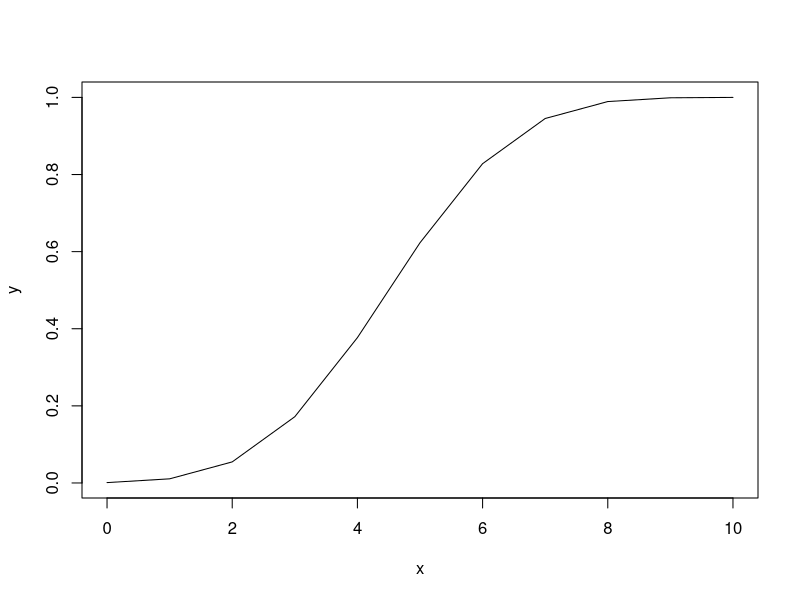
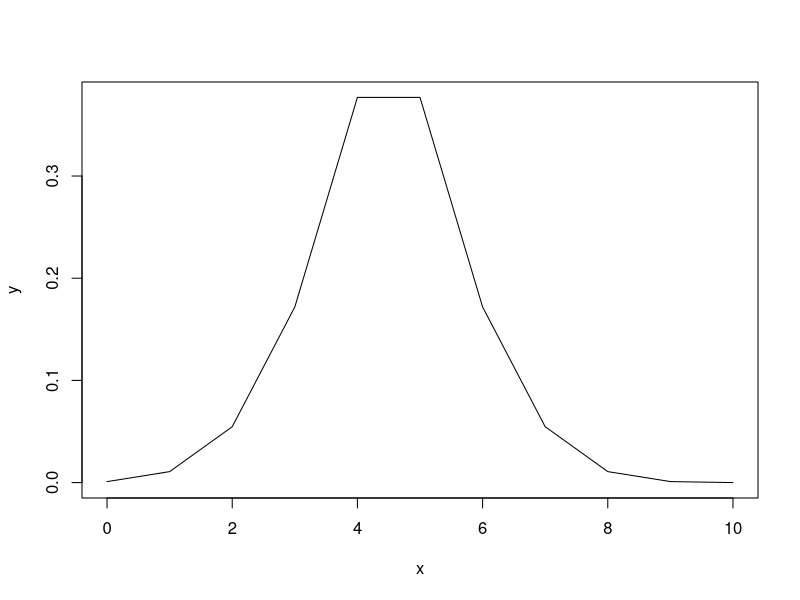
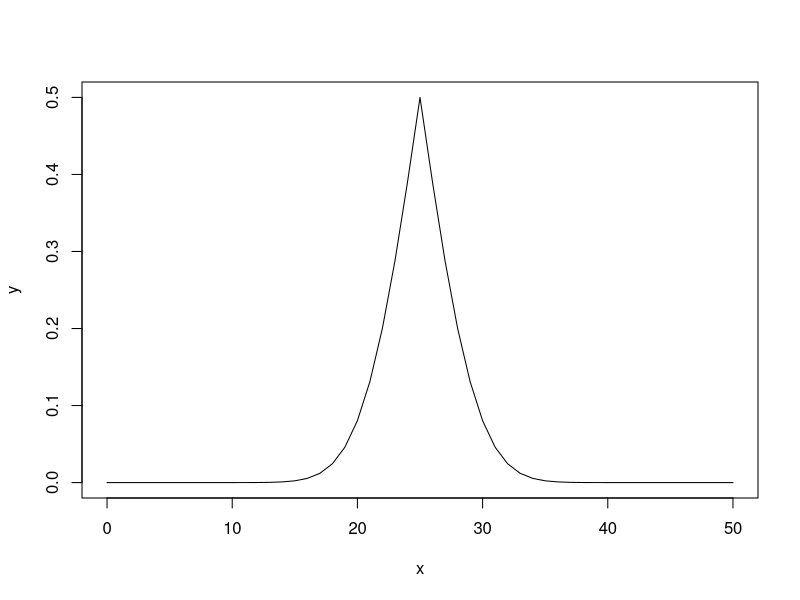
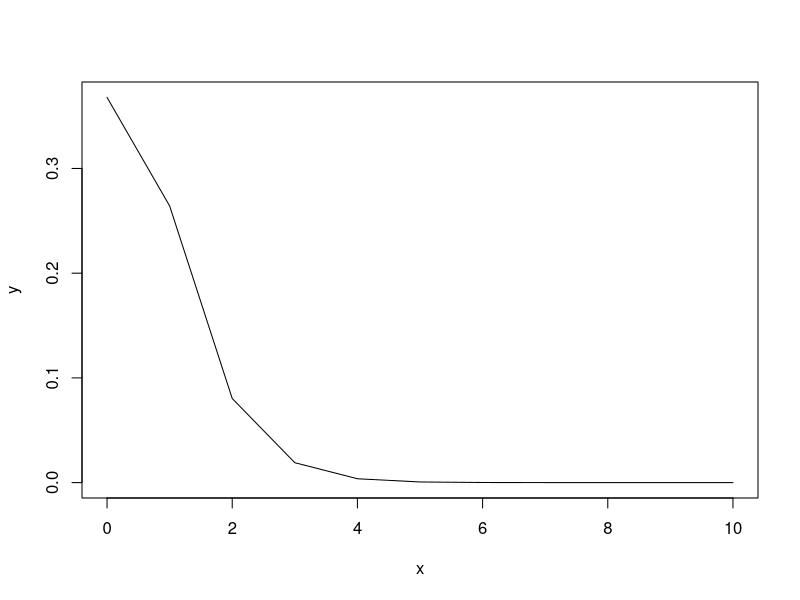
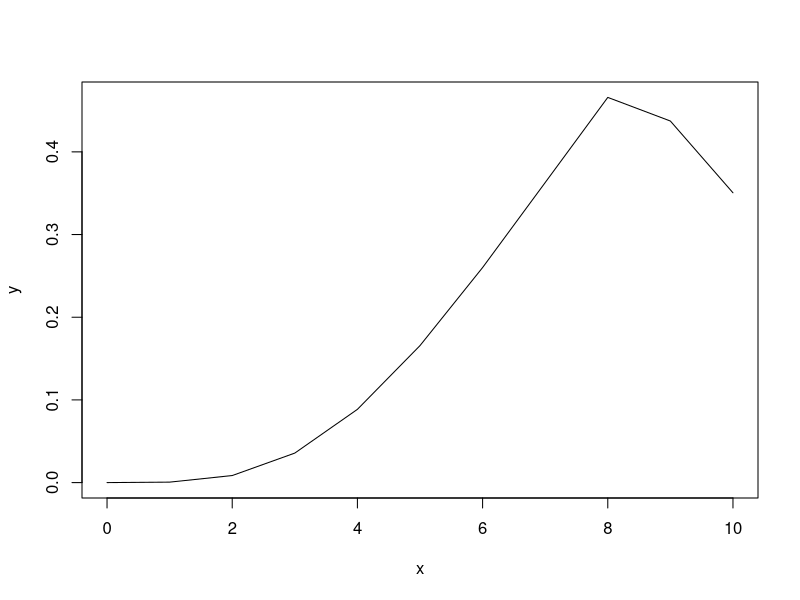

Here is the R script that generated these plots, in order:
## ---- chunk 1
library(tidyverse)
## ---- chunk 2
x <- pbinom(q = 9, # number successes, 9 heads
            size = 10, # number of trials, 10 flips
            prob = 0.5) # probability with a fair coin

round(x,4)
## ---- chunk 3
1 - round(x,4)
## ---- chunk 4
# number of successes
# start at 0 for no heads
x <- 0:10
# cumulative probability to left of outcome
y <- pbinom(x,
            size = 10, 
            prob = 0.5, 
            lower.tail = T)

# cumulative probability of results to the left
plot(x,
     y,
     type="l") # line plot
## ---- chunk 5
# any value greater than 0.5 is subtracted from 1
y[y > 0.5] <- 1 - y[y > 0.5]

plot(x,
     y,
     type="l")
## ---- chunk 6
# number of successes
# start at 0 for no heads
x <- 0:50
# cumulative probability to left of outcome
y <- pbinom(x,
            size = length(x), 
            prob = 0.5, 
            lower.tail = T)

# any value greater than 0.5 is subtracted from 1
y[y > 0.5] <- 1 - y[y > 0.5]

plot(x,
     y,
     type="l")
## ---- chunk 7
binom.test(x = 3,   # three successes
           n = 10,  # ten flips
           p = 0.5) # 50% chance on fair coin
## ---- chunk 8
binom.test(x = 300,
           n = 1000,
           p = 0.5)
## ---- chunk 9
binom_result <- binom.test(x = 3,
                           n = 10,
                           p = 0.5)

binom_result$p.value %>% round(2)
## ---- chunk 10
binom_result$conf.int
## ---- chunk 11
x <- 0:10
y <- ppois(x,lambda = 1)

# any value greater than 0.5 is subtracted from 1
y[y > 0.5] <- 1 - y[y > 0.5]

plot(x,y,type="l")
## ---- chunk 12
pbinom(q = 3,
       size = 10,
       prob = 0.5)
## ---- chunk 13
dbinom(x = 0:3, 
       size = 10, 
       prob = 0.5)
## ---- chunk 14
dbinom(x = 0:3, 
       size = 10, 
       prob = 0.5) %>%
  sum()
## ---- chunk 15
dbinom(x = 3:6,
       size = 10,
       prob = 0.5) %>% 
  sum() %>% 
  round(4)
## ---- chunk 16
dpois(x = 0:1,
      lambda = 0.5)
## ---- chunk 17
1 - dpois(x = 0:1, lambda = 0.5) %>% 
  sum()
## ---- chunk 18
x <- 0:10

y <- pchisq(x, df = 9)

# any value greater than 0.5 is subtracted from 1
y[y > 0.5] <- 1 - y[y > 0.5]

plot(x,y,type="l")
## ---- chunk 19
drinks <- c(3, 8, 15, 7, 5, 20, 18, 8, 10, 12)
## ---- chunk 20
# sum all values for total number
N <- sum(drinks)

# get length of vector for categories
cats <- length(drinks)

# repeat calculation same number of times as length
exp_drinks <- rep(N/cats, cats)

exp_drinks
## ---- chunk 21
chi_vals <- ((drinks - exp_drinks)^2)/exp_drinks

chi_vals
## ---- chunk 22
sum(chi_vals)
## ---- chunk 23
pchisq(sum(chi_vals), # chi stat
       df = length(chi_vals) - 1, # degrees of freedom
       lower.tail = FALSE) # looking RIGHT
## ---- chunk 24
chisq.test(drinks)
## ---- chunk 25
data <- matrix(data = c(3,7,9,1), nrow = 2, ncol = 2, byrow = T)

colnames(data) <- c("R", "No R")
rownames(data) <- c("Non-biology", "Biology")

data
## ---- chunk 26
# total datapoints
N <- sum(data)

expected <- matrix(data = c(0.25*N,0.25*N,0.25*N,0.25*N), nrow = 2, ncol = 2, byrow = T)

colnames(expected) <- c("R", "No R")
rownames(expected) <- c("Non-biology", "Biology")

expected
## ---- chunk 27
o_e <- data - expected

o_e
## ---- chunk 28
o_e2 <- o_e^2

o_e2
## ---- chunk 29
chi_matrix <- o_e2/expected

chi_matrix
## ---- chunk 30
sum(chi_matrix)
## ---- chunk 31
pchisq(8, df = 1, lower.tail = F)
## ---- chunk 32
data_colsums <- colSums(data)
data_rowsums <- rowSums(data)
N <- sum(data)

expected <- matrix(data = c(data_colsums[1]*data_rowsums[1],
                            data_colsums[2]*data_rowsums[1],
                            data_colsums[1]*data_rowsums[2],
                            data_colsums[2]*data_rowsums[2]),
                   nrow = 2, ncol = 2, byrow = T)

# divide by total number
expected <- expected/N

colnames(expected) <- colnames(data)
rownames(expected) <- rownames(data)

expected
## ---- chunk 33
e_o2 <- ((data - expected)^2)/expected

sum(e_o2)
## ---- chunk 34
data <- matrix(data = c(3,7,9,1), nrow = 2, ncol = 2, byrow = T)

colnames(data) <- c("R", "No R")
rownames(data) <- c("Non-biology", "Biology")

data
## ---- chunk 35
chisq.test(data, correct = F)
## ---- chunk 36
chisq.test(data)
## ---- chunk 37
stats_students = matrix(data = c(8,1,3,5),
                        byrow = T, ncol = 2, nrow = 2)

stats_students
## ---- chunk 38
fisher.test(stats_students)
